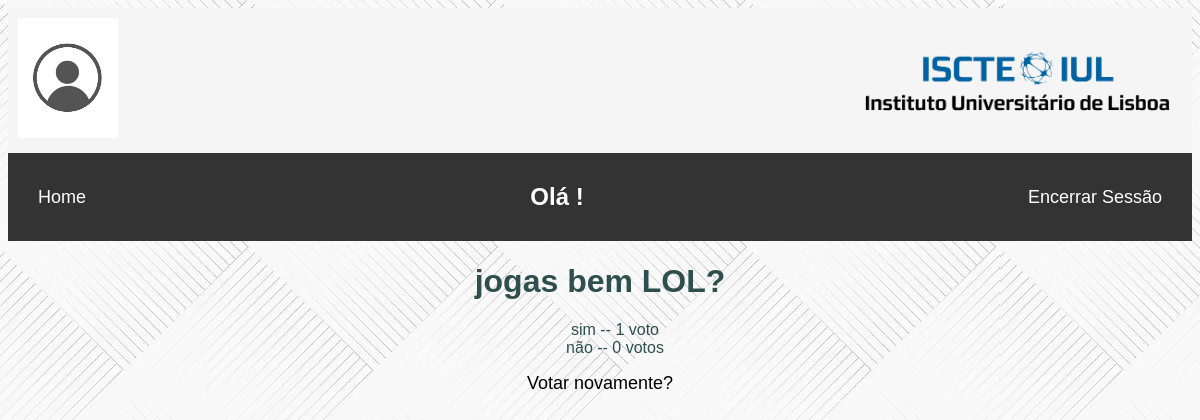
Page /votacao/15/resultados on the earlier database version.
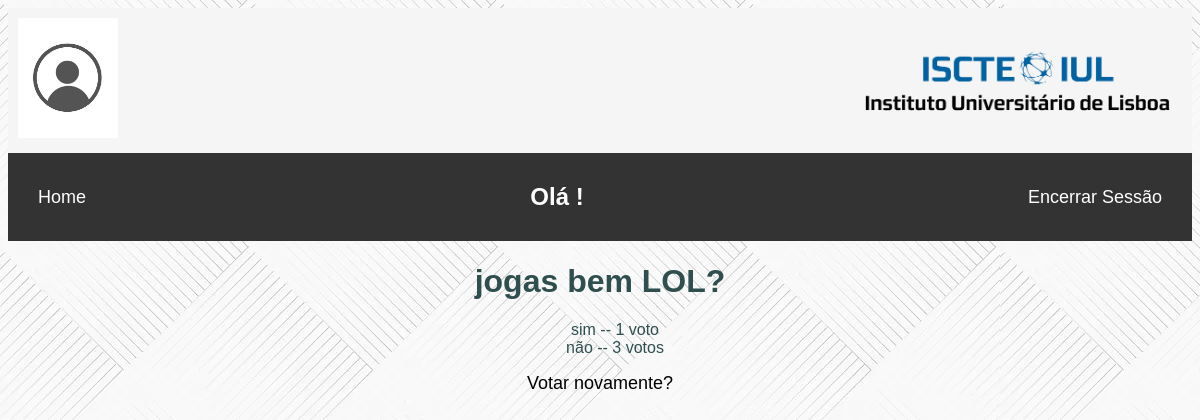
Same page on the later database version.
### votacao/models.py (models this page shows, shortened)
class Opcao(models.Model):
    questao = models.ForeignKey(Questao, on_delete=models.CASCADE)
    opcao_texto = models.CharField(max_length=200)
    votos = models.IntegerField(default=0)

### votacao/views.py (the view)
# urls.py: path('<int:questao_id>/resultados', views.resultados, name='resultados'),
def resultados(request, questao_id):
    questao = get_object_or_404(Questao, pk=questao_id)
    return render(request, 'votacao/resultados.html', {'questao': questao})

### votacao/templates/votacao/resultados.html (shortened to what this page needs)
<!DOCTYPE html>
{% extends "votacao/home.html" %}
{% block content %}
<body>
<h1>{{ questao.questao_texto }}</h1>
<ul>
{% for opcao in questao.opcao_set.all %}
 <li>{{ opcao.opcao_texto }} --
{{ opcao.votos }}
voto{{ opcao.votos|pluralize }}</li>
{% endfor %}
</ul>
<a href="{% url 'votacao:detalhe' questao.id %}">Votar
novamente?</a>
</body>
{% endblock %}

Differences in the rows shown:
changed Opcao "não": votos "0" → "3"
